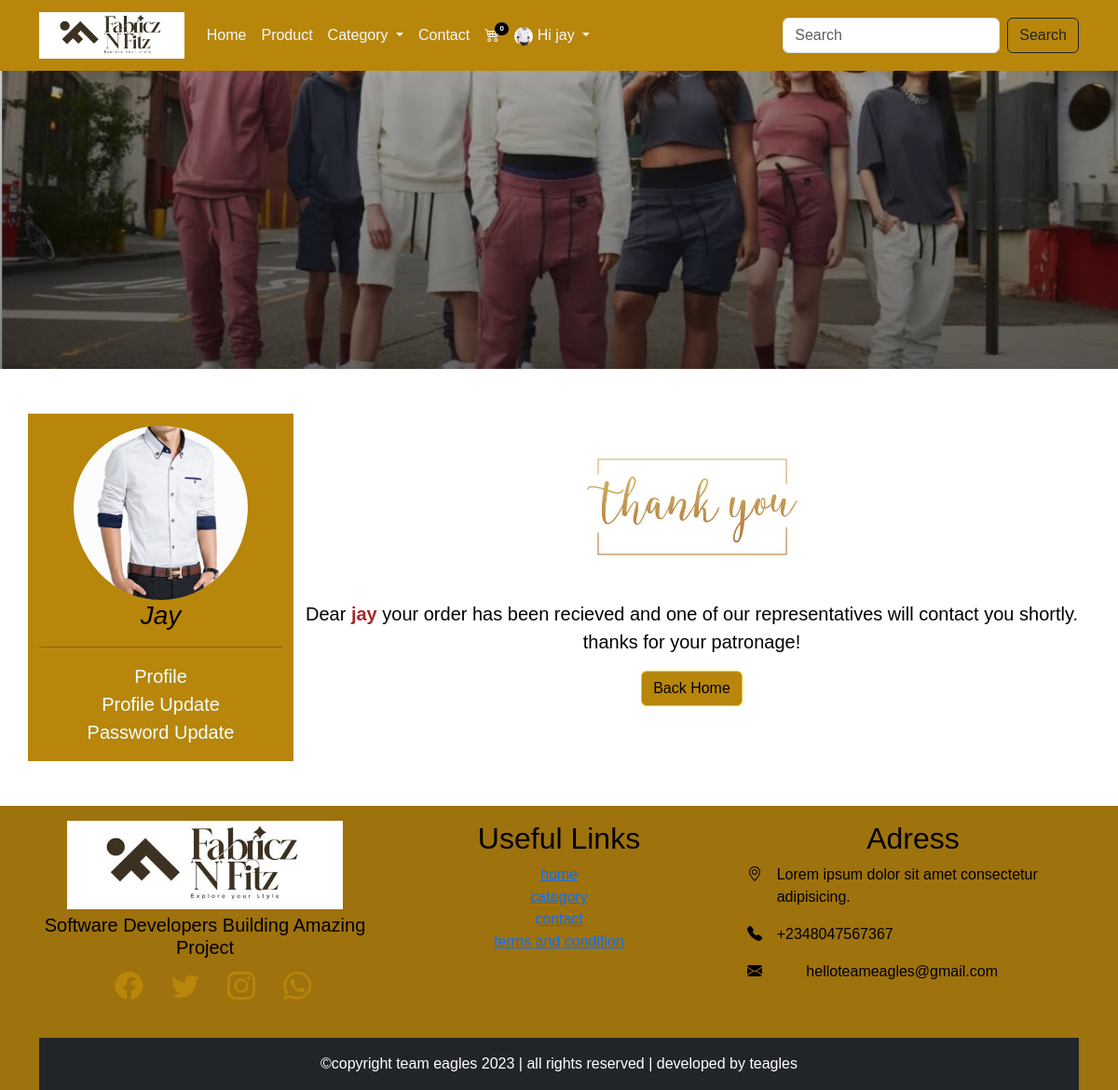
The page /thankyou (signed in) on the database its author committed.
### main/models.py (models this page shows, shortened)
class Appinfo(models.Model):
    appname = models.CharField(max_length=50)
    logo = models.ImageField(upload_to='logo')
    banner = models.ImageField(upload_to='banner')
    carousel1 = models.ImageField(upload_to='carousel')
    carousel2 = models.ImageField(upload_to='carousel')
    carousel3 = models.ImageField(upload_to='carousel')

class Buyer(models.Model):
    user = models.OneToOneField(User, on_delete=models.CASCADE)
    first_name = models.CharField(max_length=100)
    last_name = models.CharField(max_length=100)
    phone = models.CharField(max_length=20)
    address = models.CharField(max_length=100)
    email = models.CharField(max_length=104)
    pix = models.ImageField(upload_to='profilepix')
    joined = models.DateTimeField(auto_now_add=True)

### main/views.py (the view)
# urls.py: path('thankyou', views.thankyou, name='callback'),
@login_required(login_url='signin')
def thankyou(request):
    userprof = Buyer.objects.get(user__username = request.user.username)
    cart = Cart.objects.filter(user__username = request.user.username, paid=False)
    for item in cart:
        item.paid = True
        item.save()
        product = Product.objects.get(pk=item.product.id)
    context = {
        'userprof':userprof,
        'cart':cart,
    }
    return render(request, 'thankyou.html', context)

### main/context_processor.py (called while the page is built)
def feature(request):
    info = Appinfo.objects.get(pk=1)
    categ = Category.objects.all()
    context = {
        'info':info,
        'categ':categ,
    }
    return context

def cartcount(request):
    cart = Cart.objects.filter(user__username = request.user.username, paid=False)
    itemcount = 0
    for item in cart:
        itemcount += item.quantity
    context = {
        'itemcount':itemcount
    }
    return context

### main/templates/thankyou.html (shortened to what this page needs)
{% extends 'base.html' %}
{% load static %}
{% block header %} {% include 'header.html' %} {% endblock header %}
{% block banner %} {% include 'banner.html' %} {% endblock banner %}
{% block content %}
<div class="container mt-5 mb-5">
  <div class="row">
      <div class="col-12 col-md-3 pavat">
          <img src="{{userprof.pix.url}}" alt="" style="height: 200px;">
          <h3 class="text-capitalize">{{userprof.user}}</h3>
          <hr>
          <ul class="list-unstyled">
            <li><a href="{% url 'profile' %}">profile</a></li>
            <li><a href="{% url 'profile_update' %}">profile update</a></li>
            <li><a href="{% url 'password_update' %}">password update</a></li>
          </ul>
      </div>
      <div class="col-12 col-md-9 thanks">
          <img src="{% static '' %}img/thank you.jpg" alt="" style="height: 200px;">
          <p>Dear <span><a href="{% url 'profile' %}">{{userprof.user}}</a></span> your order has been recieved and one of our representatives
              will contact you shortly. thanks for your patronage!
          </p>
          <a href="{% url 'home' %}"><button class="btn btn-warning text-capitalize">back home</button></a>
      </div>
  </div>
</div>
{% endblock content %}
{% block footer %} {% include 'footer.html' %} {% endblock footer %}

### main/templates/header.html (shortened to what this page needs)
<nav class="navbar navbar-expand-lg">
    <div class="container">
        <a class="navbar-brand" href="#"><img src="{{info.logo.url}}" alt="" style="height: 50px;"></a>
        <div class="collapse navbar-collapse" id="navbarSupportedContent">
        <ul class="navbar-nav me-auto mb-2 mb-lg-0">
            {% if user.is_authenticated %}
            <li class="nav-item">
                <a class="nav-link" aria-current="page" href="{% url 'home' %}">Home</a>
                </li>
                <li class="nav-item">
                   <a class="nav-link" href="{% url 'products' %}">Product</a>
                </li>
                <li class="nav-item dropdown">
                   <a class="nav-link dropdown-toggle" href="#" role="button" data-bs-toggle="dropdown" aria-expanded="false">
                      Category
                  </a>
                </li>
                <li class="nav-item">
                    <a class="nav-link" href="{% url 'contact' %}">Contact</a>
                </li>
                <li class="nav-item">
                    <a class="nav-link" href="{% url 'cart' %}">
                      <div class="wrapper">
                        <i class="bi bi-cart4"></i>
                        <span class="badge">{{itemcount}}</span>
                     </div>
                    </a>
                </li>
                <li class="nav-item dropdown">
                    <a class="nav-link dropdown-toggle" href="#" role="button" data-bs-toggle="dropdown" aria-expanded="false">
                        {% if user.buyer %}
                            <img src="{{user.buyer.pix.url}}" alt="" style="height: 20px;">
                        {% endif %}
                        <span>Hi {{user.username}}</span>
                    </a>
                </li>
            {% endif %}
        </ul>
        <form action="{% url 'search' %}" method="POST" class="d-flex" role="search">
            <input class="form-control me-2" name="item" type="search" placeholder="Search" aria-label="Search">
            <button class="btn btn-outline-dark" type="submit">Search</button>
        </form>
        </div>
    </div>
</nav>

### main/static/css/style.css (style rules this page uses)
* { padding: 0%; margin: 0%; box-sizing: border-box; }
.navbar { background-color: darkgoldenrod; }
.navbar-nav a { color: aliceblue; }
.wrapper { position: relative; }
.wrapper span { position: absolute; top: -2px; right: -10px; background-color: black; font-size: 8px; border-radius: 50%; }
.nav-item img { border-radius: 50%; }
:root { --bg: white; --icon: black; --text: black; }
body { background: var(--bg) !important; color: var(--text) !important; font-family: 'Oxygen', sans-serif, cursive !important; }
.pavat { background-color: darkgoldenrod; text-align: center; }
.pavat h3 { font-style: italic; }
.pavat img { padding-top: 5%; border-radius: 100%; }
.pavat li a { text-decoration: none; text-transform: capitalize; color: azure; font-size: 20px; }
.thanks { text-align: center; }
.thanks p { font-size: 20px; }
.thanks button { background-color: darkgoldenrod; }
.thanks a { text-decoration: none; color: brown; font-weight: 600; }

### rows shown on the page
Appinfo: logo (picture)
Buyer: pix (picture), user "Jay", user "jay"

### other values the page prints
{{ itemcount }} "0"
{{ user.username }} "jay"
